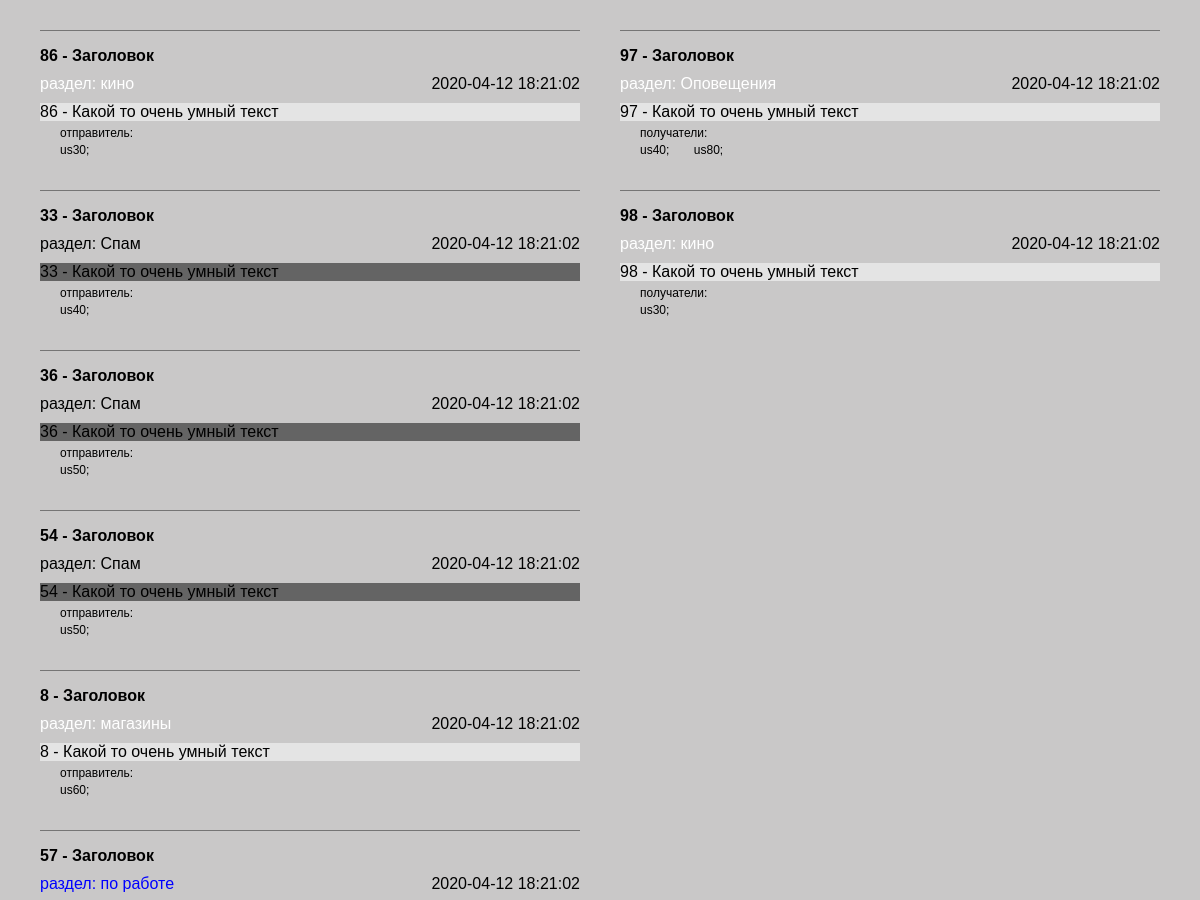
/route/messages/ (signed in, middle part), run on an earlier commit of the app's database.
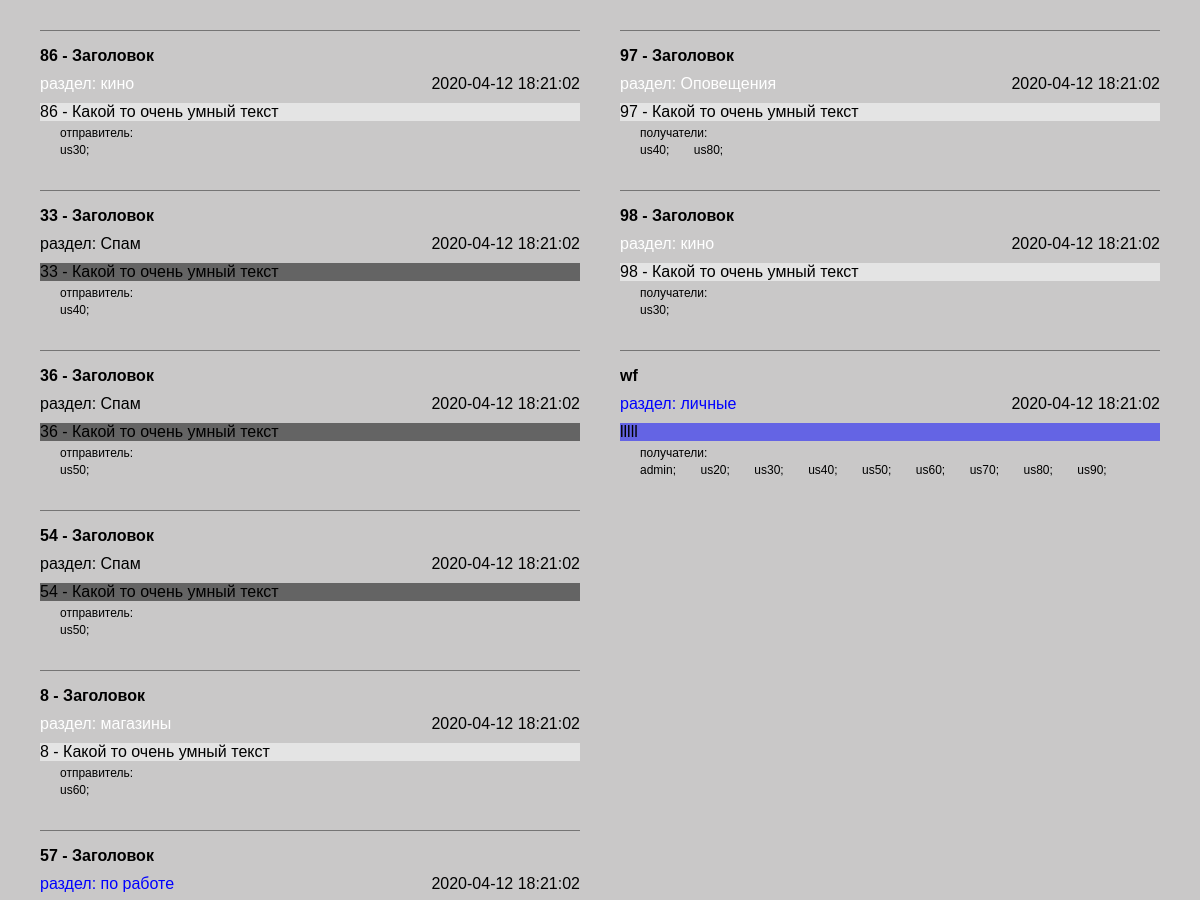
And on a later commit of the database.
### tables this page shows
CREATE TABLE `messages` (
  `id` int(10) NOT NULL,
  `title` varchar(1024) NOT NULL,
  `section_id` int(3) DEFAULT '0',
  `date_time` datetime NOT NULL DEFAULT CURRENT_TIMESTAMP,
  `text` text,
  `user_id_sender` int(11) NOT NULL
);

CREATE TABLE `sections` (
  `id` int(3) NOT NULL,
  `name` varchar(50) NOT NULL,
  `parent_id` int(3) DEFAULT '0',
  `user_id` int(11) NOT NULL,
  `color_id` int(3) DEFAULT NULL,
  `date_time` datetime NOT NULL DEFAULT CURRENT_TIMESTAMP
);

CREATE TABLE `users` (
  `id` int(11) NOT NULL,
  `user` varchar(255) NOT NULL,
  `email` varchar(255) NOT NULL,
  `phone` varchar(20) DEFAULT NULL,
  `password` char(60) NOT NULL,
  `flag_email_notification` tinyint(1) NOT NULL DEFAULT '0',
  `flag_active` tinyint(1) NOT NULL DEFAULT '0'
);

### helpers/pdo_query.php (called while the page is built, shortened)
<?php
function selectMsgIn(object $pdo, int $user_id): array
{
    $sql = 'SELECT
                `messages`.id,
                `messages`.title as msg_title,
                `messages`.section_id,
                `messages`.date_time as msg_date,
                `messages`.text as msg_text,
                `messages`.user_id_sender as sender,
                `message_recipient`.recipient_user_id as recipient,
                `users`.user as userName,
                `users`.email as email,
                `sections`.name as sect_name,
                `sections`.color_id,
                `colors`.red as red,
                `colors`.green as green,
                `colors`.blue as blue
            FROM `messages`
            LEFT OUTER JOIN `message_recipient` ON `message_recipient`.message_id = `messages`.id
            LEFT OUTER JOIN `users` ON `users`.id = `messages`.user_id_sender
            LEFT OUTER JOIN `sections` ON `messages`.section_id = `sections`.id
            LEFT OUTER JOIN `colors` ON  `sections`.color_id = `colors`.id
            WHERE `message_recipient`.recipient_user_id = :user_id
            ORDER BY `messages`.date_time DESC, `users`.user, `messages`.id';
    $stmt = $pdo->prepare($sql);
    $stmt->execute(['user_id' => $user_id]);
    return $stmt->fetchAll();
}
function selectMsgOut(object $pdo, int $user_id): array
{
    $sql = 'SELECT
                `messages`.id,
                `messages`.title as msg_title,
                `messages`.section_id,
                `messages`.date_time as msg_date,
                `messages`.text as msg_text,
                `messages`.user_id_sender as sender,
                `message_recipient`.recipient_user_id as recipient,
                `users`.user as userName,
                `users`.email as email,
                `sections`.name as sect_name,
                `sections`.color_id,
                `colors`.red as red,
                `colors`.green as green,
                `colors`.blue as blue
            FROM `messages`
            LEFT OUTER JOIN `message_recipient` ON `message_recipient`.message_id = `messages`.id
            LEFT OUTER JOIN `users` ON `users`.id = `message_recipient`.recipient_user_id
            LEFT OUTER JOIN `sections` ON `messages`.section_id = `sections`.id
            LEFT OUTER JOIN `colors` ON  `sections`.color_id = `colors`.id
            WHERE `messages`.user_id_sender = :user_id
            ORDER BY `messages`.date_time DESC, `messages`.id, `users`.user, `messages`.id';
    $stmt = $pdo->prepare($sql);
    $stmt->execute(['user_id' => $user_id]);
    return $stmt->fetchAll();
}

### template/msg/tempMsgIn.php (the view)
<?php
if (isset($msgIn)) {
    if (count($msgIn) > 0) {
        foreach ($msgIn as $msg) { ?>
            <div class="block-msg"> <?= $msg['msg_title'] ?></div>
            <div class="msg-info">
                <div style="color:rgb(<?= $msg['red'] ?>,
                                    <?= $msg['green'] ?>,
                                    <?= $msg['blue'] ?>)">
                    раздел: <?= $msg['sect_name'] ?>
                </div>
                <div><?= $msg['msg_date'] ?></div>
            </div>
            <div style="background-color:rgb(<?= $msg['red'] / 2 + 100 ?>,
                                            <?= $msg['green'] / 2 + 100 ?>,
                                            <?= $msg['blue'] / 2 + 100 ?>)">
                <?= $msg['msg_text'] ?>
            </div>
            <div class="recipient-msg">отправитель:</div>
            <span class="recipient-msg"> <?= $msg['userName'] ?>;</span>
    <?php }
    }
} else { ?>
    <div> Список входящих сообщений пуст!</div>
<?php } ?>

### template/msg/tempMsgOut.php
<?php
if (isset($msgOut)) {
    if (count($msgOut) > 0) {
        $msgId = -1;
        foreach ($msgOut as $msg) {
            if ($msgId != $msg['id']) {
                $msgId = $msg['id'] ?>
                <div class="block-msg"> <?= $msg['msg_title'] ?></div>
                <div class="msg-info">
                    <div style="color:rgb(<?= $msg['red'] ?>,
                                    <?= $msg['green'] ?>,
                                    <?= $msg['blue'] ?>)">
                        раздел: <?= $msg['sect_name'] ?>
                    </div>
                    <div><?= $msg['msg_date'] ?></div>
                </div>
                <div style="background-color:rgb(<?= $msg['red'] / 2 + 100 ?>,
                                            <?= $msg['green'] / 2 + 100 ?>,
                                            <?= $msg['blue'] / 2 + 100 ?>)">
                    <?= $msg['msg_text'] ?>
                </div>
                <div class="recipient-msg">получатели:</div>
                <span class="recipient-msg"> <?= $msg['userName'] ?>;</span>
            <?php } else { ?>
                <span class="recipient-msg"> <?= $msg['userName'] ?>;</span>
    <?php }
        }
    }
} else { ?>
    <div> Список исходящих сообщений пуст!</div>
<?php } ?>

What changed in the data, as far as the page shows it:
added messages: title "wf", section.name "личные", date_time "2020-04-12 18:21:02", text "lllll", users.user "admin", users.user "us20", users.user "us30", users.user "us40", users.user "us50", users.user "us60", users.user "us70", users.user "us80", users.user "us90"
